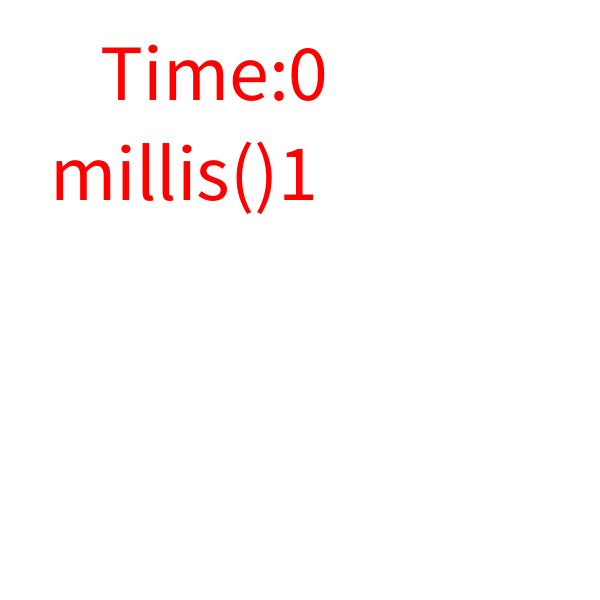
Frame 1 (no input)
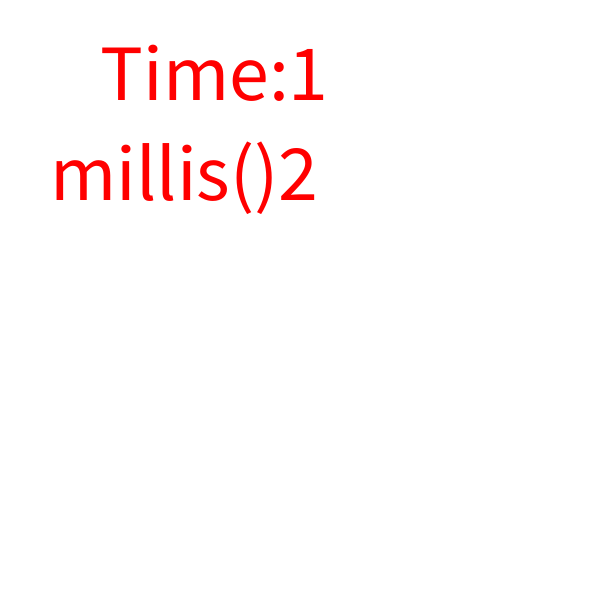
Frame 60 (the mouse pressed at the canvas centre just before this capture)
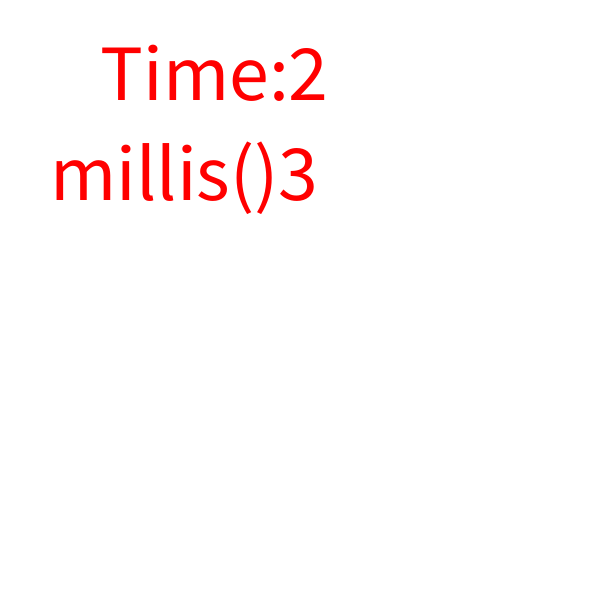
Frame 120 (the mouse held since frame 60 and released just before this capture)

The Processing sketch that drew these frames (run headless with seeded random() and noise(); from frame 60 on, the mouse is pressed at the canvas centre):

// Processing sketch: sketch_08160830_1115_textword_4_millis
// ── sketch_08160830_1115_textword_4_millis.pde
void setup(){
  size(600,600);//視窗
  fill(255,0,0);//紅色
  textSize(80);//字型大小
}
void draw(){
  background(255);//背景白色
  text("Time:"+frameCount/60,100,100);//不太準
  text("millis()"+millis()/1000,50,200);//準,千分之一秒
}//每秒60frame,過了幾個frame
